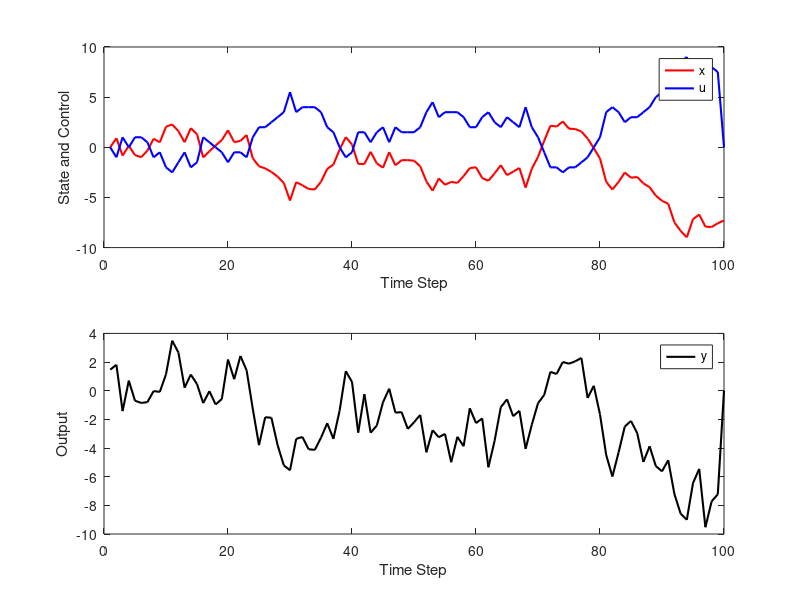

Source code (MATLAB):
clc; clear; 

% System parameters
lambda = 2; % Must be greater than 1
T = 100; % Simulation time steps
K = 1; % Control gain

% Quantization parameters
delta = 0.5; % Quantization step size

% Initialize variables
x = zeros(T, 1);
u = zeros(T, 1);
y = zeros(T, 1);
v = randn(T, 1); % Measurement noise v
w = randn(T, 1); % Measurement noise w

% Main loop
for k = 1:T-1
    % Quantize the state
    xq = round(x(k)/delta)*delta;

    % Compute the control signal
    u(k) = -K * xq;

    % Update the state
    x(k+1) = lambda * x(k) + u(k) + v(k);

    % Output
    y(k) = x(k) + w(k);
end

% Plot results
figure;
subplot(2,1,1);
plot(1:T, x, 'r', 'LineWidth', 1.5); hold on;
plot(1:T, u, 'b', 'LineWidth', 1.5); hold off;
xlabel('Time Step'); ylabel('State and Control');
legend('x', 'u');

subplot(2,1,2);
plot(1:T, y, 'k', 'LineWidth', 1.5);
xlabel('Time Step'); ylabel('Output');
legend('y');
